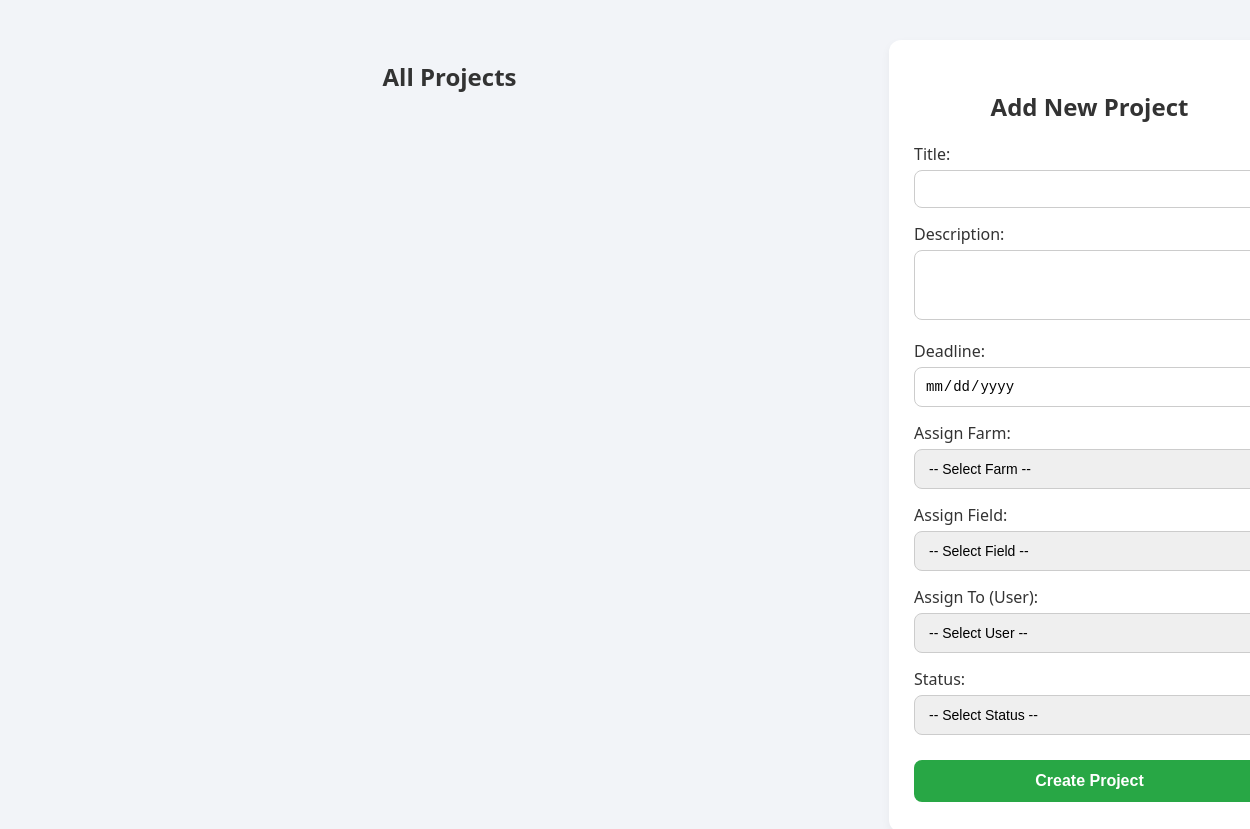
Page /project/ on the earlier database version.
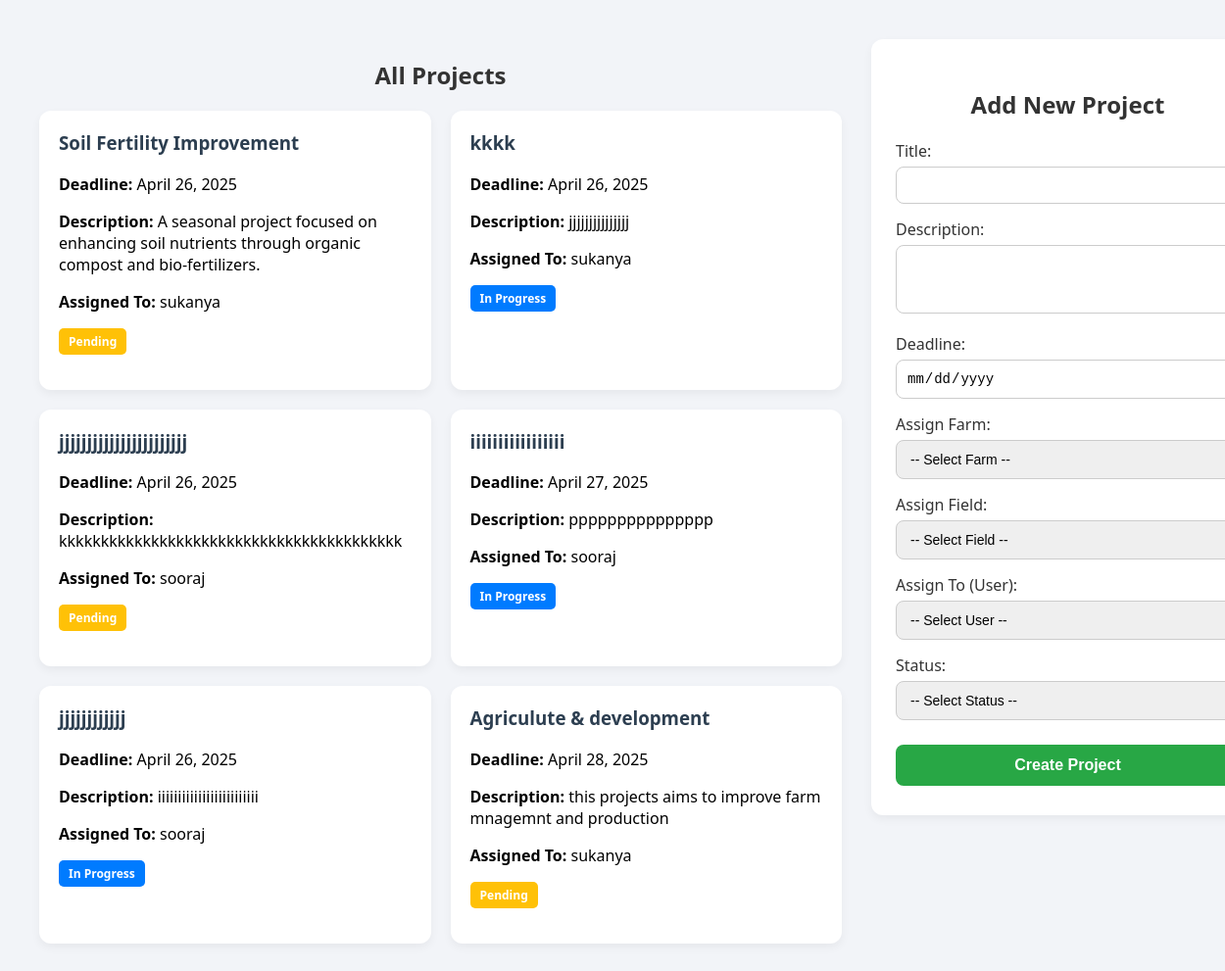
Same page on the later database version.
### core/models.py (models this page shows, shortened)
class Project(models.Model):
    title = models.CharField(max_length=200)
    description = models.TextField()
    deadline = models.DateField()
    assigned_farm = models.ForeignKey(Farm, null=True, blank=True, on_delete=models.SET_NULL)
    assigned_field = models.ForeignKey(Field, null=True, blank=True, on_delete=models.SET_NULL)
    assigned_to = models.ForeignKey(CustomUser, on_delete=models.CASCADE)
    status = models.CharField(choices=[('Pending', 'Pending'), ('In Progress', 'In Progress'), ('Completed', 'Completed')], max_length=20)

class CustomUser(AbstractUser):
    ROLE_CHOICES = (
        ('Admin', 'Admin'),
        ('farm_manager', 'Farm Manager'),
        ('field_worker', 'Field Worker'),
    )
    email = models.EmailField(unique=True)
    role = models.CharField(max_length=20 ,choices=ROLE_CHOICES)
    USERNAME_FIELD = 'email'
    REQUIRED_FIELDS = ['username']

### core/views.py (the view)
# urls.py: path('project/', views.project, name='project'),
def project(request):
    farms = Farm.objects.all()
    fields = Field.objects.all()
    users = CustomUser.objects.filter(role='field_worker')
    projects = Project.objects.exclude(status='Completed')
    return render(request, 'add_project.html', {
        'farms': farms,
        'fields': fields,
        'users': users,
        'projects': projects,
    })

### core/templates/add_project.html (shortened to what this page needs)
{% load static %}
<!DOCTYPE html>
<html lang="en">
<head>
</head>
<body>
<div class="main-wrapper">
  <div class="projects-section">
    <h2>All Projects</h2>
    <div class="container">
      {% for project in projects %}
        <div class="card">
          <h3>{{ project.title }}</h3>
          <p><strong>Deadline:</strong> {{ project.deadline }}</p>
          <p><strong>Description:</strong> {{ project.description|truncatechars:100 }}</p>
          <p><strong>Assigned To:</strong> {{ project.assigned_to.username }}</p>
          <p>
            <span class="badge {{ project.status|cut:" " }}">{{ project.status }}</span>
          </p>
        </div>
      {% endfor %}
    </div>
  </div>
  <div class="form-section">
    <h2>Add New Project</h2>
    <form method="POST" action="{% url 'add_project' %}">
      <label>Title:</label>
      <input type="text" name="title" required>
      <label>Description:</label>
      <textarea name="description" rows="3" required></textarea>
      <label>Deadline:</label>
      <input type="date" name="deadline" required>
      <label>Assign Farm:</label>
      <select name="farm_id" required>
        <option value="">-- Select Farm --</option>
      </select>
      <label>Assign Field:</label>
      <select name="field_id" required>
        <option value="">-- Select Field --</option>
      </select>
      <label>Assign To (User):</label>
      <select name="assigned_to" required>
        <option value="">-- Select User --</option>
      </select>
      <label>Status:</label>
      <select name="status" required>
        <option value="">-- Select Status --</option>
      </select>
      <button type="submit">Create Project</button>
    </form>
  </div>
</div>
</body>
</html>

### core/templates/add_project.html (style rules this page uses)
body { font-family: 'Segoe UI', Tahoma, Geneva, Verdana, sans-serif; background-color: #f2f4f8; margin: 0; padding: 40px; }
.main-wrapper { display: flex; gap: 30px; align-items: flex-start; }
.projects-section { flex: 0 0 70%; }
.projects-section h2 { text-align: center; color: #333; margin-bottom: 20px; }
.container { display: grid; grid-template-columns: repeat(auto-fill, minmax(300px, 1fr)); gap: 20px; }
.card { background: #fff; border-radius: 12px; padding: 20px; box-shadow: 0 4px 10px rgba(0, 0, 0, 0.05); transition: transform 0.2s, box-shadow 0.3s; }
.card h3 { margin-top: 0; color: #2c3e50; }
.badge { display: inline-block; padding: 5px 10px; font-size: 12px; border-radius: 5px; font-weight: bold; color: #fff; }
.Pending { background-color: #ffc107; }
.InProgress { background-color: #007bff; }
.form-section { flex: 0 0 30%; background: #fff; padding: 30px 25px; border-radius: 12px; box-shadow: 0 4px 10px rgba(0, 0, 0, 0.05); }
.form-section h2 { text-align: center; color: #333; margin-bottom: 20px; }
form label { margin-top: 15px; display: block; color: #333; font-weight: 500; }
form input, form select, form textarea { width: 100%; padding: 10px; margin-top: 5px; border: 1px solid #ccc; border-radius: 8px; font-size: 14px; }
form button { margin-top: 25px; width: 100%; padding: 12px; background-color: #28a745; color: white; border: none; border-radius: 8px; font-size: 16px; font-weight: 600; cursor: pointer; transition: background-color 0.2s; }

Differences in the rows shown:
added Project: title "Soil Fertility Improvement", deadline "April 26, 2025", description "A seasonal project focused on enhancing soil nutrients through organic compost and bio-fertilizers.", assigned_to.username "sukanya", status "Pending"
added Project: title "kkkk", deadline "April 26, 2025", description "jjjjjjjjjjjjjjj", assigned_to.username "sukanya", status "In Progress"
added Project: title "jjjjjjjjjjjjjjjjjjjjjjj", deadline "April 26, 2025", description "kkkkkkkkkkkkkkkkkkkkkkkkkkkkkkkkkkkkkkkkk", assigned_to.username "sooraj", status "Pending"
added Project: title "iiiiiiiiiiiiiiiii", deadline "April 27, 2025", description "ppppppppppppppp", assigned_to.username "sooraj", status "In Progress"
added Project: title "jjjjjjjjjjjj", deadline "April 26, 2025", description "iiiiiiiiiiiiiiiiiiiiiiiii", assigned_to.username "sooraj", status "In Progress"
added Project: title "Agriculute & development", deadline "April 28, 2025", description "this projects aims to improve farm mnagemnt and production", assigned_to.username "sukanya", status "Pending"
